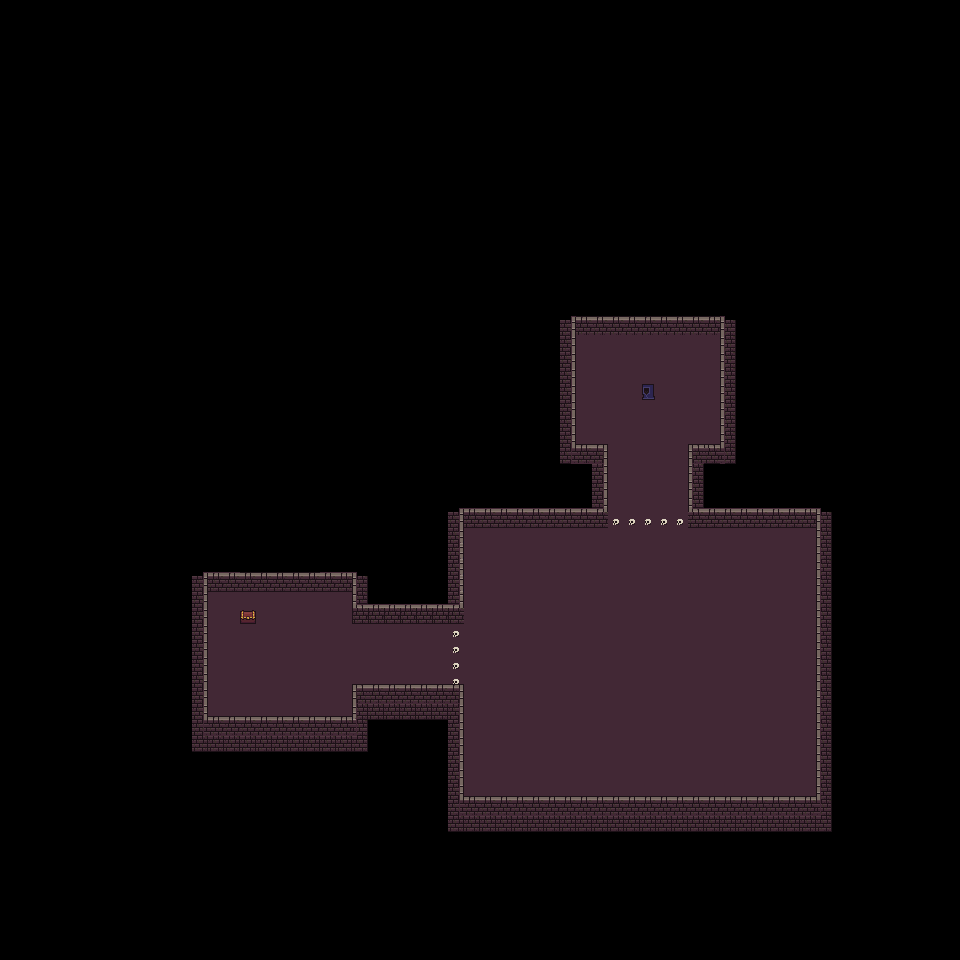

This is a level from a 2D game, rendered from its Tiled map with the project's own tilesets. A one-line summary and the map file follow, with tile-layer data summarised:
An orthogonal 60x60 tile map with 16x16 px tiles, 5 tile layers (invisible, wall-bg, building-bg, building-fg, ...), 2 tilesets and 1 object (spawn).

<map version="1.2" tiledversion="2020.05.27" orientation="orthogonal" renderorder="right-down" width="60" height="60" tilewidth="16" tileheight="16" infinite="0" nextlayerid="7" nextobjectid="2">
 <properties>
  <property name="bg-layers" value="building-bg wall-bg invisible" />
  <property name="fg-layers" value="building-fg wall-fg" />
 </properties>
 <tileset firstgid="1" source="walls.tsx" />
 <tileset firstgid="257" source="buildings.tsx" />
 <layer id="6" name="invisible" width="60" height="60">
  <data>[3600 cells, 158 non-empty, 2 distinct tile ids]</data>
 </layer>
 <layer id="5" name="wall-bg" width="60" height="60">
  <data>[3600 cells, 700 non-empty, 14 distinct tile ids]</data>
 </layer>
 <layer id="4" name="building-bg" width="60" height="60">
  <data>[3600 cells, 12 non-empty, 3 distinct tile ids]</data>
 </layer>
 <layer id="3" name="building-fg" width="60" height="60">
  <data>[3600 cells, 1 non-empty, 1 distinct tile ids]</data>
 </layer>
 <layer id="1" name="wall-fg" width="60" height="60">
  <data>[3600 cells, 141 non-empty, 13 distinct tile ids]</data>
 </layer>
 <objectgroup id="2" name="obj">
  <object id="1" name="spawn" x="286.5" y="697">
   <point />
  </object>
 </objectgroup>
</map>
